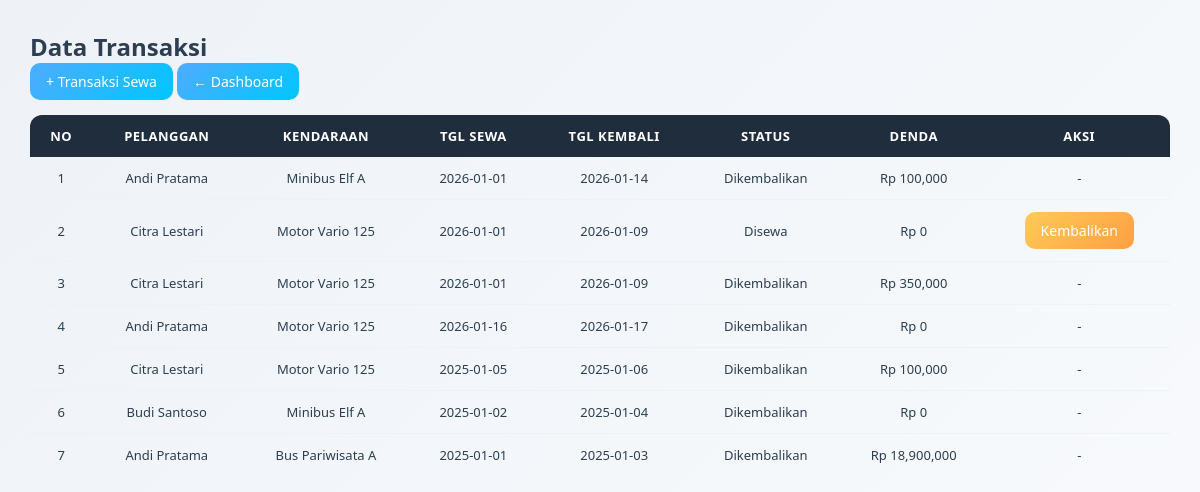
Screenshot of /sewa_kendaraan/transaksi/index.php with the database file from the repository.
### tables this page shows
CREATE TABLE `transaksi` (
  `id_transaksi` int(11) NOT NULL,
  `id_user` int(11) DEFAULT NULL,
  `id_pelanggan` int(11) NOT NULL,
  `id_kendaraan` int(11) NOT NULL,
  `tanggal_sewa` date NOT NULL,
  `tanggal_kembali` date NOT NULL,
  `tanggal_kembali_real` date DEFAULT NULL,
  `total_biaya` int(11) DEFAULT NULL,
  `denda` int(11) DEFAULT 0,
  `status` enum('Disewa','Dikembalikan') DEFAULT 'Disewa'
);

CREATE TABLE `pelanggan` (
  `id_pelanggan` int(11) NOT NULL,
  `nama_pelanggan` varchar(100) NOT NULL,
  `no_hp` varchar(15) NOT NULL,
  `alamat` text DEFAULT NULL,
  `no_ktp` varchar(20) DEFAULT NULL,
  `created_at` timestamp NOT NULL DEFAULT current_timestamp()
);

CREATE TABLE `kendaraan` (
  `id_kendaraan` int(11) NOT NULL,
  `nama_kendaraan` varchar(100) NOT NULL,
  `foto_kendaraan` varchar(255) DEFAULT NULL,
  `jenis` enum('Bus','Minibus','Motor') NOT NULL,
  `harga_sewa` int(11) NOT NULL,
  `stok` int(11) NOT NULL,
  `status` enum('Tersedia','Disewa') DEFAULT 'Tersedia',
  `created_at` timestamp NOT NULL DEFAULT current_timestamp()
);

### sewa_kendaraan/transaksi/index.php (the view, shortened to what this page needs)
<?php
include '../config/koneksi.php';
$data = mysqli_query($conn,"
SELECT t.*, p.nama_pelanggan, k.nama_kendaraan
FROM transaksi t
JOIN pelanggan p ON t.id_pelanggan=p.id_pelanggan
JOIN kendaraan k ON t.id_kendaraan=k.id_kendaraan
ORDER BY t.id_transaksi DESC
");
$no = 1;
?>
<!DOCTYPE html>
<html>
<head>
    <link rel="stylesheet" href="../assets/style.css">
</head>
<body>
<h2>Data Transaksi</h2>
<a href="sewa.php" class="btn btn-primary">+ Transaksi Sewa</a>
<a href="../dashboard.php" class="btn btn-secondary">← Dashboard</a>
<table>
<tr>
    <th>No</th>
    <th>Pelanggan</th>
    <th>Kendaraan</th>
    <th>Tgl Sewa</th>
    <th>Tgl Kembali</th>
    <th>Status</th>
    <th>Denda</th>
    <th>Aksi</th>
</tr>
<?php while ($t = mysqli_fetch_assoc($data)) { ?>
<tr>
    <td><?= $no++ ?></td>
    <td><?= $t['nama_pelanggan'] ?></td>
    <td><?= $t['nama_kendaraan'] ?></td>
    <td><?= $t['tanggal_sewa'] ?></td>
    <td><?= $t['tanggal_kembali'] ?></td>
    <td><?= $t['status'] ?></td>
    <td>Rp <?= number_format($t['denda']) ?></td>
    <td>
        <?php if ($t['status']=='Disewa') { ?>
            <a href="kembali.php?id=<?= $t['id_transaksi'] ?>" class="btn btn-warning">
                Kembalikan
            </a>
        <?php } else echo "-"; ?>
    </td>
</tr>
<?php } ?>
</table>
</body>
</html>

### sewa_kendaraan/assets/style.css (style rules this page uses)
* { margin: 0; padding: 0; box-sizing: border-box; font-family: 'Poppins', 'Segoe UI', sans-serif; }
body { background: linear-gradient(135deg, #eef2f7, #f9fbfd); min-height: 100vh; padding: 30px; color: #2c3e50; }
.btn { display: inline-block; padding: 9px 16px; background: linear-gradient(135deg, #4facfe, #00c6ff); color: #fff; border-radius: 10px; text-decoration: none; font-size: 14px; font-weight: 500; border: none; cursor: pointer; transition: all 0.25s ease; }
.btn-warning { background: linear-gradient(135deg, #feca57, #ff9f43); }
table { width: 100%; border-collapse: separate; border-spacing: 0; margin-top: 15px; overflow: hidden; border-radius: 12px; }
th { background: #1f2d3d; color: #ffffff; padding: 12px; font-size: 13px; text-transform: uppercase; letter-spacing: 0.5px; }
td { padding: 12px; font-size: 13px; text-align: center; border-bottom: 1px solid #eef2f5; }
tr:last-child td { border-bottom: none; }

### rows the page displays
transaksi: id_pelanggan.nama_pelanggan "Andi Pratama", id_kendaraan.nama_kendaraan "Minibus Elf A", tanggal_sewa "2026-01-01", tanggal_kembali "2026-01-14", status "Dikembalikan", denda "100,000"
transaksi: id_pelanggan.nama_pelanggan "Citra Lestari", id_kendaraan.nama_kendaraan "Motor Vario 125", tanggal_sewa "2026-01-01", tanggal_kembali "2026-01-09", status "Disewa", denda "0"
transaksi: id_pelanggan.nama_pelanggan "Citra Lestari", id_kendaraan.nama_kendaraan "Motor Vario 125", tanggal_sewa "2026-01-01", tanggal_kembali "2026-01-09", status "Dikembalikan", denda "350,000"
transaksi: id_pelanggan.nama_pelanggan "Andi Pratama", id_kendaraan.nama_kendaraan "Motor Vario 125", tanggal_sewa "2026-01-16", tanggal_kembali "2026-01-17", status "Dikembalikan", denda "0"
transaksi: id_pelanggan.nama_pelanggan "Citra Lestari", id_kendaraan.nama_kendaraan "Motor Vario 125", tanggal_sewa "2025-01-05", tanggal_kembali "2025-01-06", status "Dikembalikan", denda "100,000"
transaksi: id_pelanggan.nama_pelanggan "Budi Santoso", id_kendaraan.nama_kendaraan "Minibus Elf A", tanggal_sewa "2025-01-02", tanggal_kembali "2025-01-04", status "Dikembalikan", denda "0"
transaksi: id_pelanggan.nama_pelanggan "Andi Pratama", id_kendaraan.nama_kendaraan "Bus Pariwisata A", tanggal_sewa "2025-01-01", tanggal_kembali "2025-01-03", status "Dikembalikan", denda "18,900,000"
